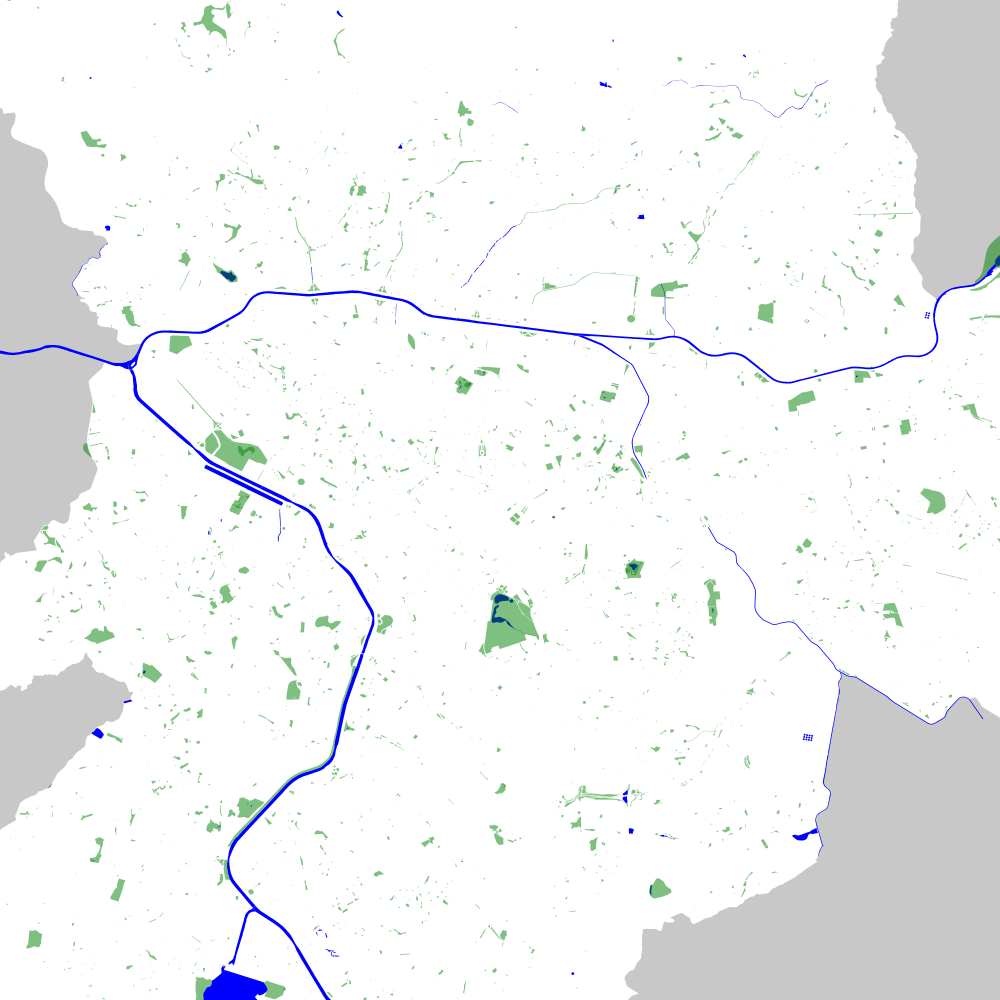

Write the Python code that produced this figure.
CT = "Poly data (c) OpenStreetMap contributors \nhttps://www.openstreetmap.org/copyright"

import pickle
from pathlib import Path

import py5
import osmnx as ox
import shapely

x_off = 0
y_off = 0
zoom = 1

def setup():
    global main_shp
    py5.size(1000, 1000)
    py5.no_stroke()
    data_path = Path('osmnx.data')

    
    if data_path.is_file():
        with open(data_path, 'rb') as f:
            city_boundary, parks_and_squares, rivers = (
                pickle.load(f))
    else:
        city_boundary = ox.geocode_to_gdf("São Paulo, Brazil")
        #polygon = city_boundary.geometry[0]
        parks_and_squares = ox.features_from_place(
            "São Paulo, Brazil", tags={
                'leisure': 'park',
                'landuse': 'park',
                'amenity': 'square',
                })
        rivers = ox.features_from_place(
            "São Paulo, Brazil", tags={
                'water': True,
                })
#     buildings = ox.features_from_place(
#             "São Paulo, Brazil", tags={
#                 'building': True,
#                 })
#     with open(data_path, 'wb') as f:
#         pickle.dump((city_boundary,
#                      parks_and_squares,
#                      rivers,
#                      buildings
#                      ), f)

    
    x_min, y_min, x_max, y_max = city_boundary.total_bounds
    map_w, map_h = (x_max - x_min), (y_max - y_min)
    x_scale = y_scale = py5.height / map_h
    main_shp = py5.create_shape(py5.GROUP)
    for gdf, fill_color in ((city_boundary, 'white'),
                            (rivers, 'blue'),
                            (parks_and_squares, py5.color(0, 128, 0, 128)),
                           # (buildings, 100),
                            ):
        translate_and_scale_gdf(gdf, -x_min, -y_min, x_scale, -y_scale)
        py5.fill(fill_color)
        shps = shapely.GeometryCollection(tuple(gdf.geometry))
        main_shp.add_child(py5.convert_shape(shps))

def draw():
    py5.background(200)
    py5.scale(zoom)
    py5.shape(main_shp, x_off, py5.height + y_off)

    py5.fill(0)
    py5.text(CT, 400, py5.height-30)

def key_pressed():
    py5.save('map.png')

def translate_and_scale_gdf(gdf, x, y, x_scale, y_scale):
    gdf['geometry'] = gdf.geometry.translate(x, y)
    gdf['geometry'] = gdf.geometry.scale(
        xfact=x_scale, yfact=y_scale, origin=(0, 0))

def mouse_dragged():
    global x_off, y_off
    x_off += py5.mouse_x - py5.pmouse_x
    y_off += py5.mouse_y - py5.pmouse_y

def mouse_wheel(e):
    global zoom
    zoom += e.get_count() / 10

py5.run_sketch(block=False)

#import matplotlib.pyplot as plt
#     fig, ax = plt.subplots(figsize=(10, 10))
#     city_boundary.plot(ax=ax, color='lightgrey', edgecolor='black') 
#     parks_and_squares.plot(ax=ax, color='green') 
#     plt.show()
